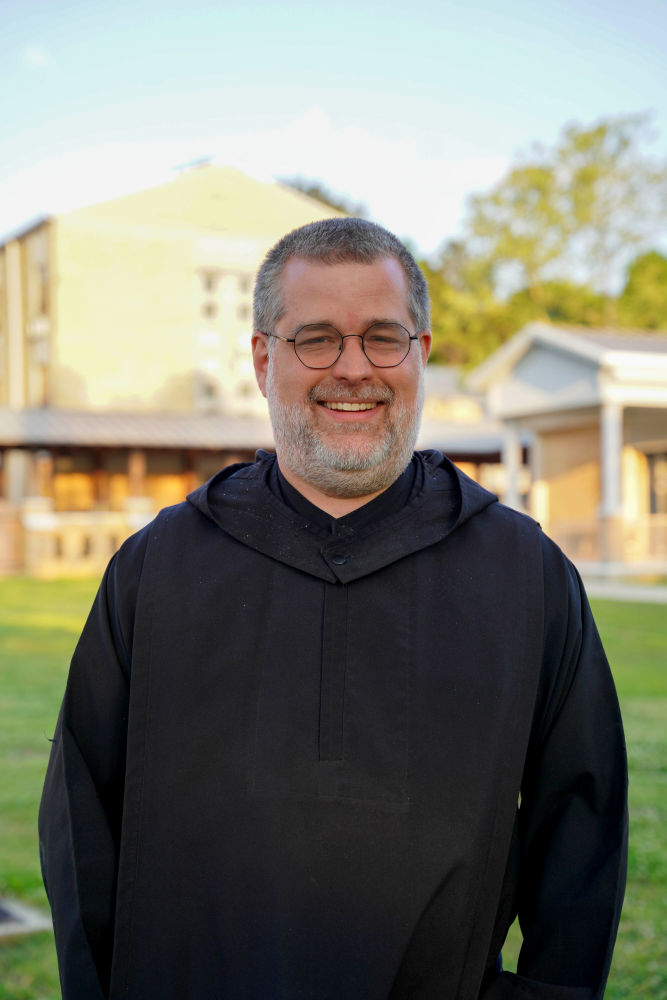
#> input picture _notes/monk-img/benedict-1.jpg, 2000 x 3000 px (shown at 1/3 size)
$ python grade.py ../monk-img/benedict-1.jpg out.png
#> lines starting #> are read from the running program, lines starting #| are printed output that depends on the picture
#> further down, im is the input picture: PIL image 2000x3000 RGB; mean R, G, B 126.8, 126.7, 113
"""The site's photo grade: warm, quiet, a little like old paper in candlelight.

Use it on any photo that looks harsh, cold or dated next to the others, so every picture on the site sits in the
same light. Shadows go toward the site's ink (#1d1b17), highlights toward its cream paper (#f7f2e8), colour is softened
by a quarter, mid-tones get a gentle S-curve, and the edges darken slightly.

    python3 _notes/tools/grade.py IN.jpg OUT.jpg [--width 1600] [--crop x0,y0,x1,y1] [--strength 1.0]

--crop is in fractions of the picture (0..1). Output is JPEG q80, progressive.
"""
import argparse
import numpy as np
from PIL import Image, ImageOps

INK = np.array([29, 27, 23]) / 255.0      # --ink
PAPER = np.array([247, 242, 232]) / 255.0  # --paper


def grade(im, strength=1.0):
#> called with strength = 1
    a = np.asarray(im.convert("RGB"), dtype=np.float32) / 255.0
    orig = a.copy()
    lum = (a @ np.array([0.2126, 0.7152, 0.0722], dtype=np.float32))[..., None]
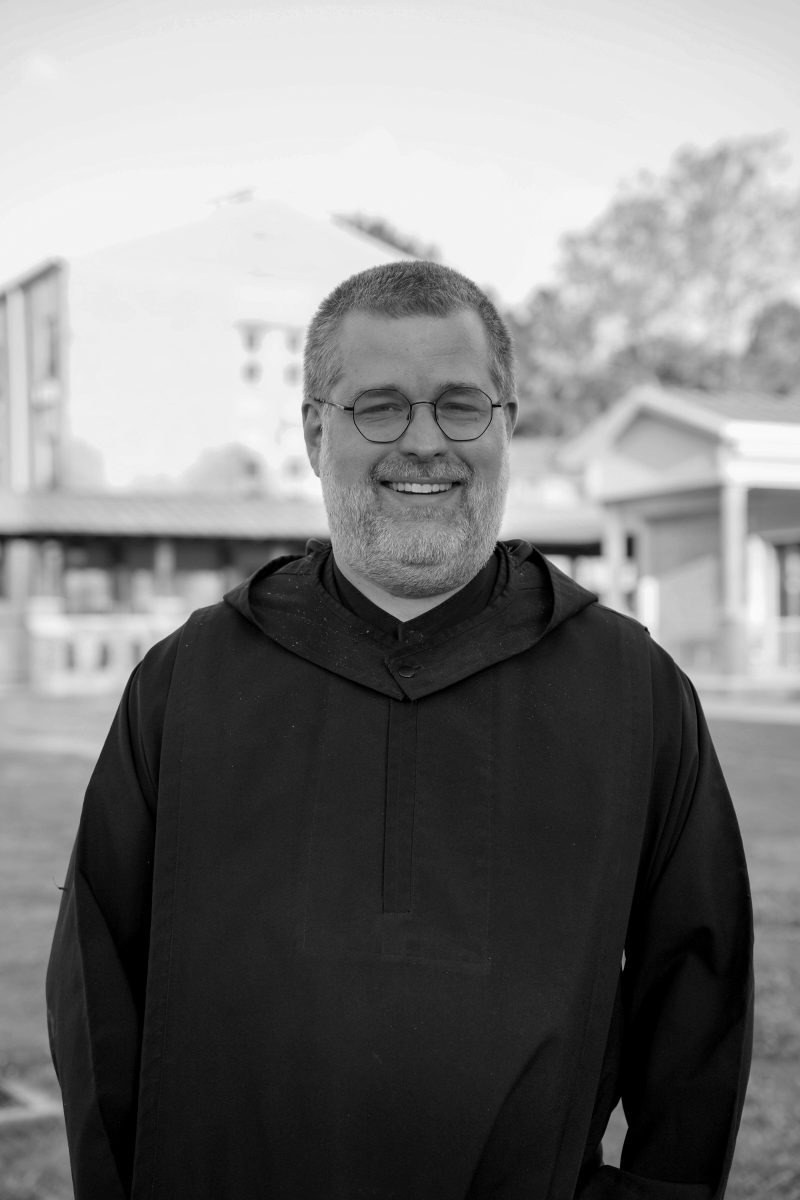
#> lum: shape (2400, 1600, 1) float32 (shown at 1/2 size); min 0, max 0.985, mean 0.493
    a = lum + (a - lum) * 0.76                                   # soften colour (a quarter)
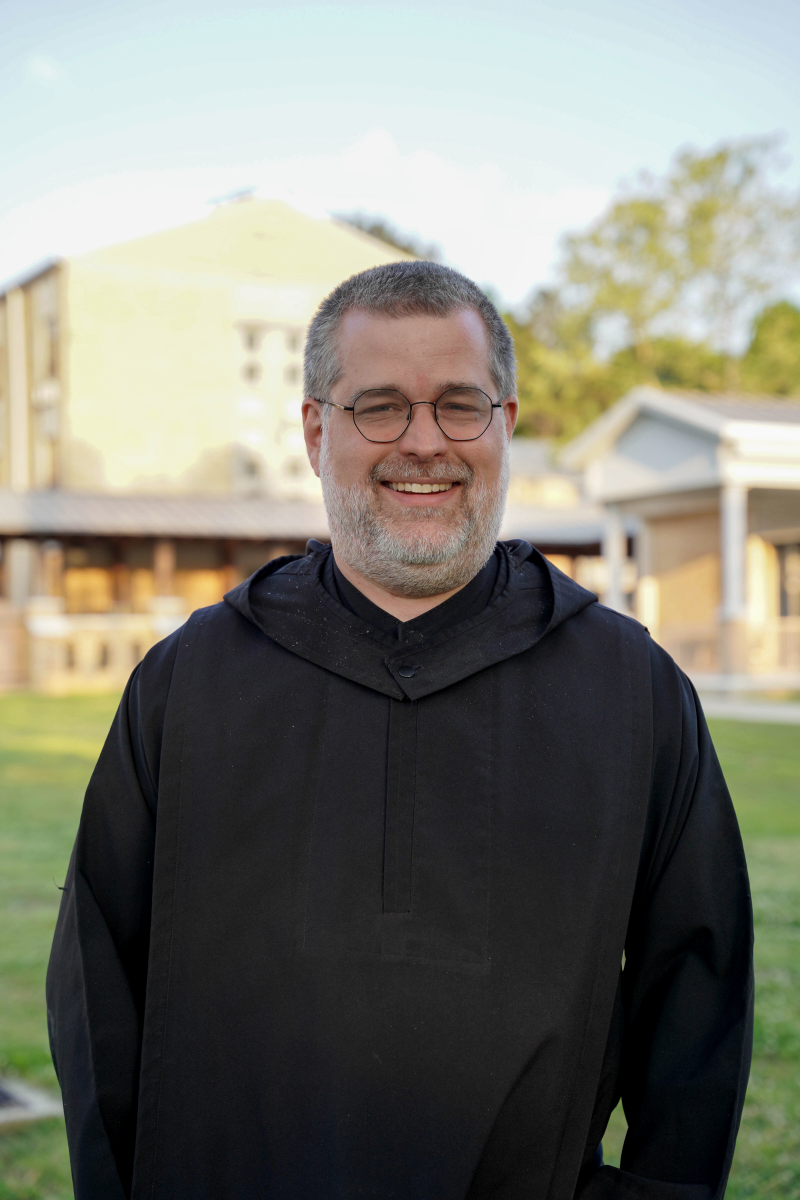
#> a: shape (2400, 1600, 3) float32 (shown at 1/2 size); mean R, G, B 0.495, 0.495, 0.452
    a = a + 0.10 * np.sin(np.pi * (a - 0.5)) * (a * (1 - a)) * 4  # gentle S-curve in the mid-tones
    a = INK + a * (PAPER - INK)                                   # blacks to ink, whites to cream
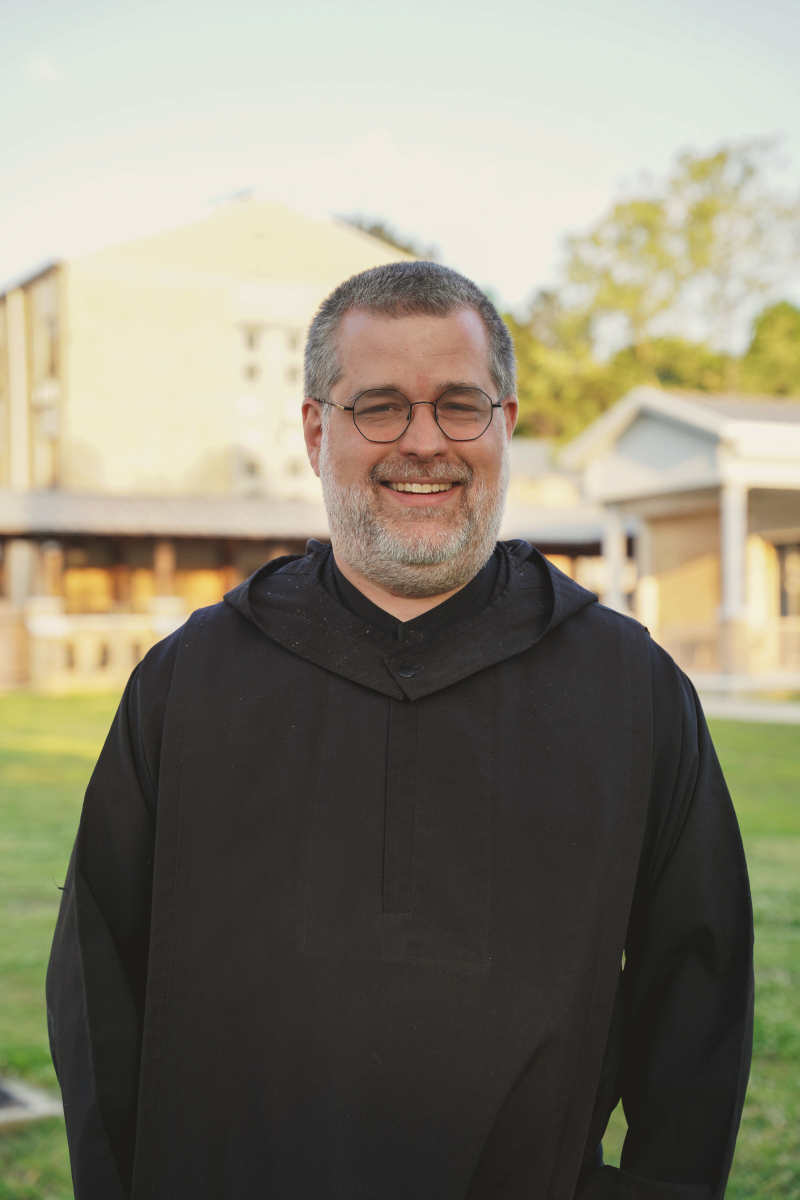
#> a: shape (2400, 1600, 3) float64 (shown at 1/2 size); mean R, G, B 0.541, 0.524, 0.457
    warm = np.array([1.03, 1.0, 0.94], dtype=np.float32)          # a touch of gold in the light
    a = a * (1 + (warm - 1) * lum)
    h, w = a.shape[:2]                                            # soft vignette
#> h = 2400; w = 1600
    y, x = np.ogrid[-1:1:h * 1j, -1:1:w * 1j]
#> y = 2400 values from -1 to 1
    v = 1 - 0.16 * np.clip((x ** 2 + y ** 2) / 2, 0, 1) ** 1.3
    a = a * v[..., None]
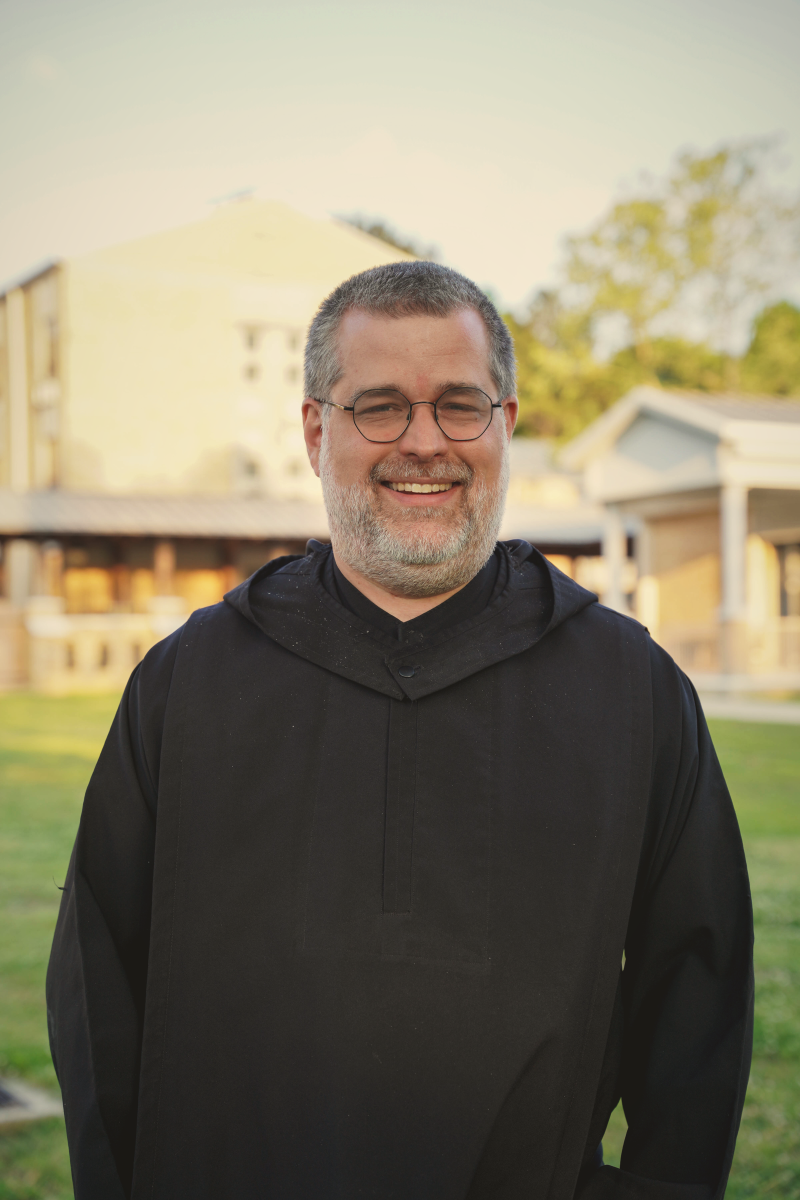
#> a: shape (2400, 1600, 3) float64 (shown at 1/2 size); mean R, G, B 0.528, 0.5, 0.417
    a = orig + (a - orig) * strength
    return Image.fromarray((np.clip(a, 0, 1) * 255 + 0.5).astype(np.uint8))


if __name__ == "__main__":
    ap = argparse.ArgumentParser()
    ap.add_argument("src"); ap.add_argument("dst")
    ap.add_argument("--width", type=int, default=1600)
    ap.add_argument("--crop", default=None)
    ap.add_argument("--strength", type=float, default=1.0)
    o = ap.parse_args()
    im = ImageOps.exif_transpose(Image.open(o.src)).convert("RGB")
    if o.crop:
        x0, y0, x1, y1 = (float(v) for v in o.crop.split(","))
        W, H = im.size
        im = im.crop((int(x0 * W), int(y0 * H), int(x1 * W), int(y1 * H)))
    if im.width > o.width:
        im = im.resize((o.width, round(im.height * o.width / im.width)), Image.LANCZOS)
    grade(im, o.strength).save(o.dst, quality=80, optimize=True, progressive=True)
    print(o.dst, im.size)
#| out.png (1600, 2400)
